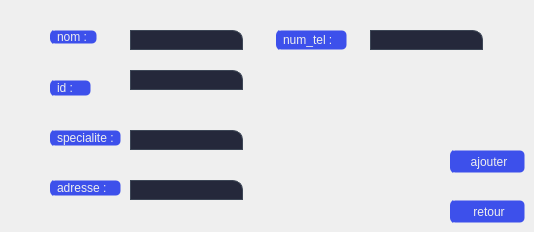
        <widget class="QWidget" name="tab_4">
         <attribute name="title">
          <string>ajouter</string>
         </attribute>
         <widget class="QLabel" name="label_7">
          <property name="geometry">
           <rect>
            <x>50</x>
            <y>30</y>
            <width>47</width>
            <height>14</height>
           </rect>
          </property>
          <property name="styleSheet">
           <string notr="true">QLabel {
background-image: url(C:/Users/HP/Documents/Health-application/icons/16x16/cil-folder-open.png);
	background-position: left center;

    background-repeat: no-repeat;

	border: 1px solid transparent;
color:rgb(238, 238, 238);
	border-radius: 5px;	
	background-color:#3d50eb;
border-left:4px solid #3d50eb;

}
QLabel:hover {
color:rgb(255, 255, 255);
		background-color: rgb(63, 84, 244);
}
QLabel:pressed {	
	border: 2px solid rgb(55, 74, 214) ;
}</string>
          </property>
          <property name="text">
           <string>nom :</string>
          </property>
         </widget>
         <widget class="QLabel" name="label_10">
          <property name="geometry">
           <rect>
            <x>50</x>
            <y>80</y>
            <width>41</width>
            <height>16</height>
           </rect>
          </property>
          <property name="styleSheet">
           <string notr="true">QLabel {
background-image: url(C:/Users/HP/Documents/Health-application/icons/16x16/cil-folder-open.png);
	background-position: left center;

    background-repeat: no-repeat;

	border: 1px solid transparent;
color:rgb(238, 238, 238);
	border-radius: 5px;	
	background-color:#3d50eb;
border-left:4px solid #3d50eb;

}
QLabel:hover {
color:rgb(255, 255, 255);
		background-color: rgb(63, 84, 244);
}
QLabel:pressed {	
	border: 2px solid rgb(55, 74, 214) ;
}</string>
          </property>
          <property name="text">
           <string>id :</string>
          </property>
         </widget>
         <widget class="QLabel" name="label_14">
          <property name="geometry">
           <rect>
            <x>50</x>
            <y>130</y>
            <width>71</width>
            <height>16</height>
           </rect>
          </property>
          <property name="styleSheet">
           <string notr="true">QLabel {
background-image: url(C:/Users/HP/Documents/Health-application/icons/16x16/cil-folder-open.png);
	background-position: left center;

    background-repeat: no-repeat;

	border: 1px solid transparent;
color:rgb(238, 238, 238);
	border-radius: 5px;	
	background-color:#3d50eb;
border-left:4px solid #3d50eb;

}
QLabel:hover {
color:rgb(255, 255, 255);
		background-color: rgb(63, 84, 244);
}
QLabel:pressed {	
	border: 2px solid rgb(55, 74, 214) ;
}</string>
          </property>
          <property name="text">
           <string>specialite :</string>
          </property>
         </widget>
         <widget class="QLabel" name="label_17">
          <property name="geometry">
           <rect>
            <x>50</x>
            <y>180</y>
            <width>71</width>
            <height>16</height>
           </rect>
          </property>
          <property name="styleSheet">
           <string notr="true">QLabel {
background-image: url(C:/Users/HP/Documents/Health-application/icons/16x16/cil-folder-open.png);
	background-position: left center;

    background-repeat: no-repeat;

	border: 1px solid transparent;
color:rgb(238, 238, 238);
	border-radius: 5px;	
	background-color:#3d50eb;
border-left:4px solid #3d50eb;

}
QLabel:hover {
color:rgb(255, 255, 255);
		background-color: rgb(63, 84, 244);
}
QLabel:pressed {	
	border: 2px solid rgb(55, 74, 214) ;
}</string>
          </property>
          <property name="text">
           <string>adresse :</string>
          </property>
         </widget>
         <widget class="QLabel" name="label_18">
          <property name="geometry">
           <rect>
            <x>276</x>
            <y>30</y>
            <width>71</width>
            <height>20</height>
           </rect>
          </property>
          <property name="styleSheet">
           <string notr="true">QLabel {
background-image: url(C:/Users/HP/Documents/Health-application/icons/16x16/cil-folder-open.png);
	background-position: left center;

    background-repeat: no-repeat;

	border: 1px solid transparent;
color:rgb(238, 238, 238);
	border-radius: 5px;	
	background-color:#3d50eb;
border-left:4px solid #3d50eb;

}
QLabel:hover {
color:rgb(255, 255, 255);
		background-color: rgb(63, 84, 244);
}
QLabel:pressed {	
	border: 2px solid rgb(55, 74, 214) ;
}</string>
          </property>
          <property name="text">
           <string>num_tel :</string>
          </property>
         </widget>
         <widget class="QLineEdit" name="lineEdit_4_nom_fournisseur">
          <property name="geometry">
           <rect>
            <x>130</x>
            <y>30</y>
            <width>113</width>
            <height>20</height>
           </rect>
          </property>
          <property name="styleSheet">
           <string notr="true">QLineEdit{
background-color:#25283b;

border:1px solid rgb(61, 70, 86);
color:rgb(255, 255, 255);
padding-left:16px;
border:1px solid rgb(61, 70, 86);
border-top-right-radius:10px;
border-down-right-radius:10px;
}
QLineEdit:focus{
border: 1px solid rgb(180, 180, 180);
}</string>
          </property>
         </widget>
         <widget class="QLineEdit" name="lineEdit_7_id_fournisseur">
          <property name="geometry">
           <rect>
            <x>130</x>
            <y>70</y>
            <width>113</width>
            <height>20</height>
           </rect>
          </property>
          <property name="styleSheet">
           <string notr="true">QLineEdit{
background-color:#25283b;

border:1px solid rgb(61, 70, 86);
color:rgb(255, 255, 255);
padding-left:16px;
border:1px solid rgb(61, 70, 86);
border-top-right-radius:10px;
border-down-right-radius:10px;
}
QLineEdit:focus{
border: 1px solid rgb(180, 180, 180);
}</string>
          </property>
         </widget>
         <widget class="QLineEdit" name="lineEdit_8_specialite_fournisseur">
          <property name="geometry">
           <rect>
            <x>130</x>
            <y>130</y>
            <width>113</width>
            <height>20</height>
           </rect>
          </property>
          <property name="styleSheet">
           <string notr="true">QLineEdit{
background-color:#25283b;

border:1px solid rgb(61, 70, 86);
color:rgb(255, 255, 255);
padding-left:16px;
border:1px solid rgb(61, 70, 86);
border-top-right-radius:10px;
border-down-right-radius:10px;
}
QLineEdit:focus{
border: 1px solid rgb(180, 180, 180);
}</string>
          </property>
         </widget>
         <widget class="QLineEdit" name="lineEdit_9_adresse_fournisseur">
          <property name="geometry">
           <rect>
            <x>130</x>
            <y>180</y>
            <width>113</width>
            <height>20</height>
           </rect>
          </property>
          <property name="styleSheet">
           <string notr="true">QLineEdit{
background-color:#25283b;

border:1px solid rgb(61, 70, 86);
color:rgb(255, 255, 255);
padding-left:16px;
border:1px solid rgb(61, 70, 86);
border-top-right-radius:10px;
border-down-right-radius:10px;
}
QLineEdit:focus{
border: 1px solid rgb(180, 180, 180);
}</string>
          </property>
         </widget>
         <widget class="QLineEdit" name="lineEdit_10_numtel_fournisseur">
          <property name="geometry">
           <rect>
            <x>370</x>
            <y>30</y>
            <width>113</width>
            <height>20</height>
           </rect>
          </property>
          <property name="styleSheet">
           <string notr="true">QLineEdit{
background-color:#25283b;

border:1px solid rgb(61, 70, 86);
color:rgb(255, 255, 255);
padding-left:16px;
border:1px solid rgb(61, 70, 86);
border-top-right-radius:10px;
border-down-right-radius:10px;
}
QLineEdit:focus{
border: 1px solid rgb(180, 180, 180);
}</string>
          </property>
         </widget>
         <widget class="QPushButton" name="ajouter_fournisseur">
          <property name="geometry">
           <rect>
            <x>450</x>
            <y>150</y>
            <width>75</width>
            <height>23</height>
           </rect>
          </property>
          <property name="styleSheet">
           <string notr="true">QPushButton {
background-image: url(C:/Users/HP/Documents/Health-application/icons/16x16/cil-folder-open.png);
	background-position: left center;

    background-repeat: no-repeat;

	border: 1px solid transparent;
color:rgb(238, 238, 238);
	border-radius: 5px;	
	background-color:#3d50eb;
border-left:4px solid #3d50eb;

}
QPushButton:hover {
color:rgb(255, 255, 255);
		background-color: rgb(63, 84, 244);
}
QPushButton:pressed {	
	border: 2px solid rgb(55, 74, 214) ;
}</string>
          </property>
          <property name="text">
           <string>ajouter</string>
          </property>
         </widget>
         <widget class="QPushButton" name="retour_fournisseur">
          <property name="geometry">
           <rect>
            <x>450</x>
            <y>200</y>
            <width>75</width>
            <height>23</height>
           </rect>
          </property>
          <property name="styleSheet">
           <string notr="true">QPushButton {
background-image: url(C:/Users/HP/Documents/Health-application/icons/16x16/cil-folder-open.png);
	background-position: left center;

    background-repeat: no-repeat;

	border: 1px solid transparent;
color:rgb(238, 238, 238);
	border-radius: 5px;	
	background-color:#3d50eb;
border-left:4px solid #3d50eb;

}
QPushButton:hover {
color:rgb(255, 255, 255);
		background-color: rgb(63, 84, 244);
}
QPushButton:pressed {	
	border: 2px solid rgb(55, 74, 214) ;
}</string>
          </property>
          <property name="text">
           <string>retour</string>
          </property>
         </widget>
        </widget>
